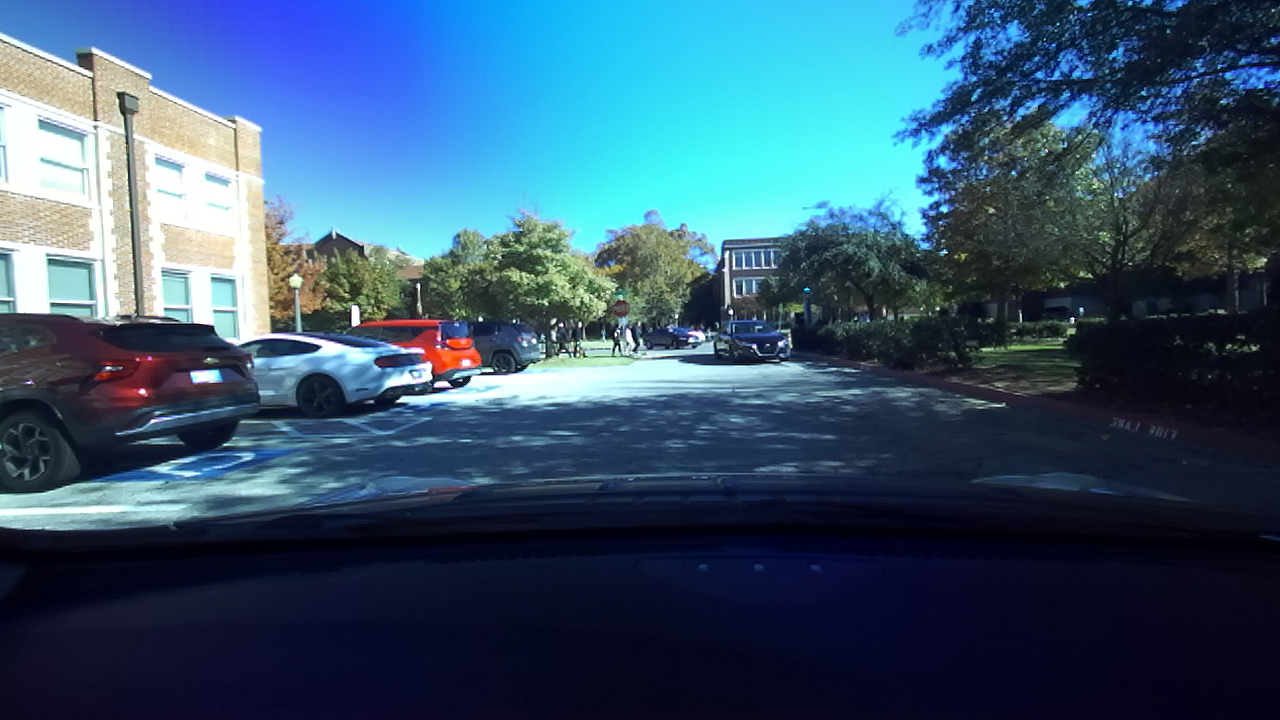
#> input picture Images/rame_020_lft.png, 1280 x 720 px, found by its file name
$ python main.py
#> lines starting #> are read from the running program, lines starting #| are printed output that depends on the picture; long printed decimals are rounded
### Triangulation.py
import cv2 as cv
import numpy as np
import json
from types import SimpleNamespace

class cameraConfig:
    def __init__(self):
        # Adjusted based on different specs of stereo cameras
        self.focal_length = 2.1
        self.distance_cameras = 120 # mm
        self.fov = 110 # in degrees(horizontal)

        self.blur_size = 5
        self.block_size = 5
        self.max_disparity = 64
# (1) Need to determine the image point of each frame(left and right) to get the disparity
# (2) Use the formula: depth = (focal_length * distance_cameras) / disparity
class Triangulation:
    def __init__(self):
        self.config = self.get_default_config()

    def get_default_config(self):
        return cameraConfig()

    def get_blur_level(self):
        blur_size = self.blur_size
        return (blur_size, blur_size)

    # Use Gaussian Blur to remove the noise
    def gaussian_blur(self, image):
        image = cv.GaussianBlur(image, self.get_blur_level, 0)
        return image

    ###################################################################################################
    # Image Rectification to reduces the 2D stereo Correspondence problem
    # To a 1D problem(To put two images into one epipolar line)
    ###################################################################################################

    # Obtain the strong features(points) of left and right images
    def img_rectification(self, left_image, right_image):
        # Store the left corners and right corners of input images, respectively
        left_corners = cv.goodFeaturesToTrack(left_image, maxCorners=50,
                                              qualityLevel=0.01, minDistance=10, blockSize=self.config.block_size,
                                              useHarrisDetector=True, k=0.04)
        right_corners = cv.goodFeaturesToTrack(right_image, maxCorners=50,
                                               qualityLevel=0.01, minDistance=10, blockSize=self.config.block_size,
                                               useHarrisDetector=True, k=0.04)
        # Use cornerSubpix to get precise pixel location
        left_corners = cv.cornerSubPix(left_image, left_corners, winSize=(5, 5), zeroZone=(-1, -1),
                                       criteria=(cv.TermCriteria_EPS + cv.TermCriteria_MAX_ITER, 100, 0.001))
        right_corners = cv.cornerSubPix(right_image, right_corners, winSize=(5,5), zeroZone=(-1, -1),
                                        criteria=(cv.TermCriteria_EPS + cv.TermCriteria_MAX_ITER, 100, 0.001))
        # Optical Flow function(if the input tested file is video or consecutive frame)
        # def optical_flow():

        return left_corners, right_corners

    # Calibrating the camera
    #def camera_calibration():

    # Find the fundamental matrix which encodes all aspects of the scene used to compute a rectification matrix
    def fundamental_matrix_calculation(self, left_corner_points, right_corner_points):
        F, mask = cv.findFundamentalMat(left_corner_points, right_corner_points, method=cv.FM_RANSAC,
                                     ransacReprojThreshold=3, confidence=0.99)
        inliers1 = left_corner_points[mask.ravel() == 1]
        inliers2 = right_corner_points[mask.ravel() == 1]
        return F, inliers1, inliers2

    ############## Need to Use epipolar constraint equations to determine if the resulted fundamental matrix is correct ###########
    # Epipolar constraint equations to determine the accuracy of fundamental matrix
    #def epipolar_constraint()


    # Calculate the disparity
    #def disparity_calculation(self, left_image, right_image):
        # Assign rows and columns to height and weight, respectively
        #height, width = left_image.shape

        # Iterate over each y(rows) of the input image
        #for y in range()

    # Calculate the depth
    # def depth_calculation():


### main.py
import cv2 as cv
import numpy as np
import matplotlib.pyplot as plt
import os
import Triangulation as tri


left_imgPath = r"/home/lintan/Depth-Estimation/Images/rame_020_lft.png"
right_imgPath = r"/home/lintan/Depth-Estimation/Images/frame_020_rgt.png"

left_image = cv.imread(left_imgPath, cv.IMREAD_GRAYSCALE)
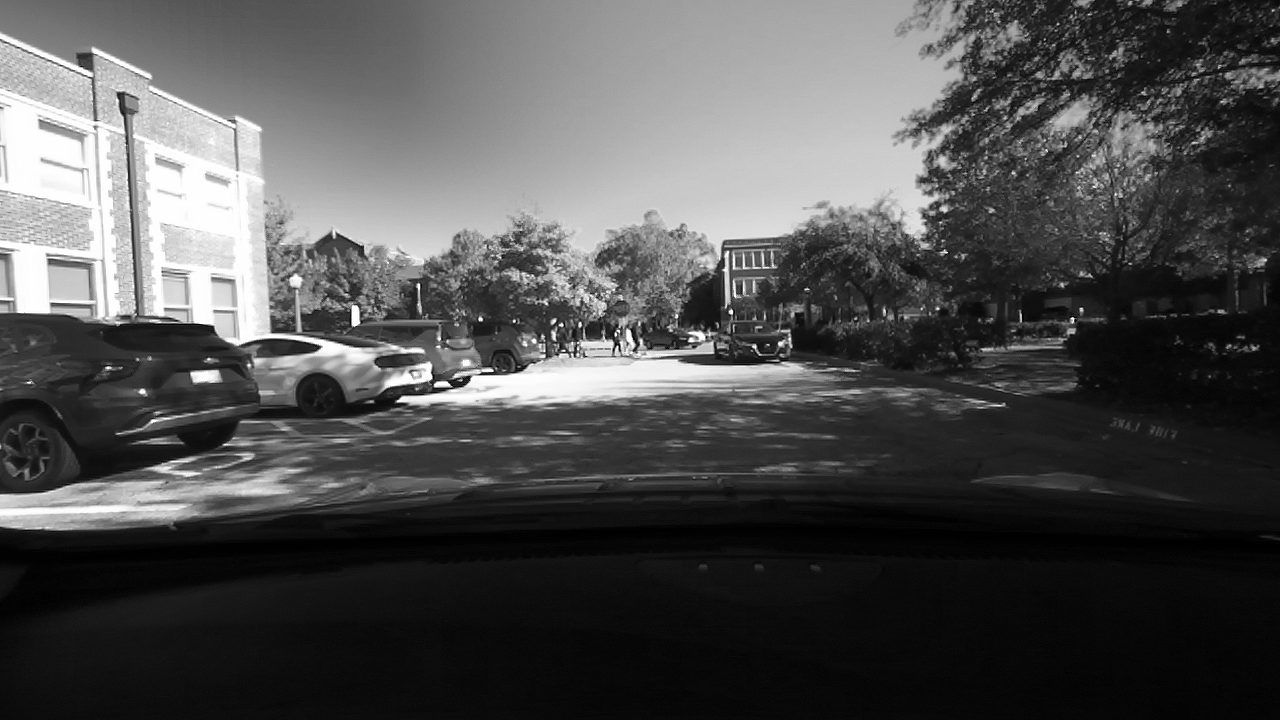
#> left_image: shape (720, 1280); min 0, max 255, mean 79.2
right_image = cv.imread(right_imgPath, cv.IMREAD_GRAYSCALE)
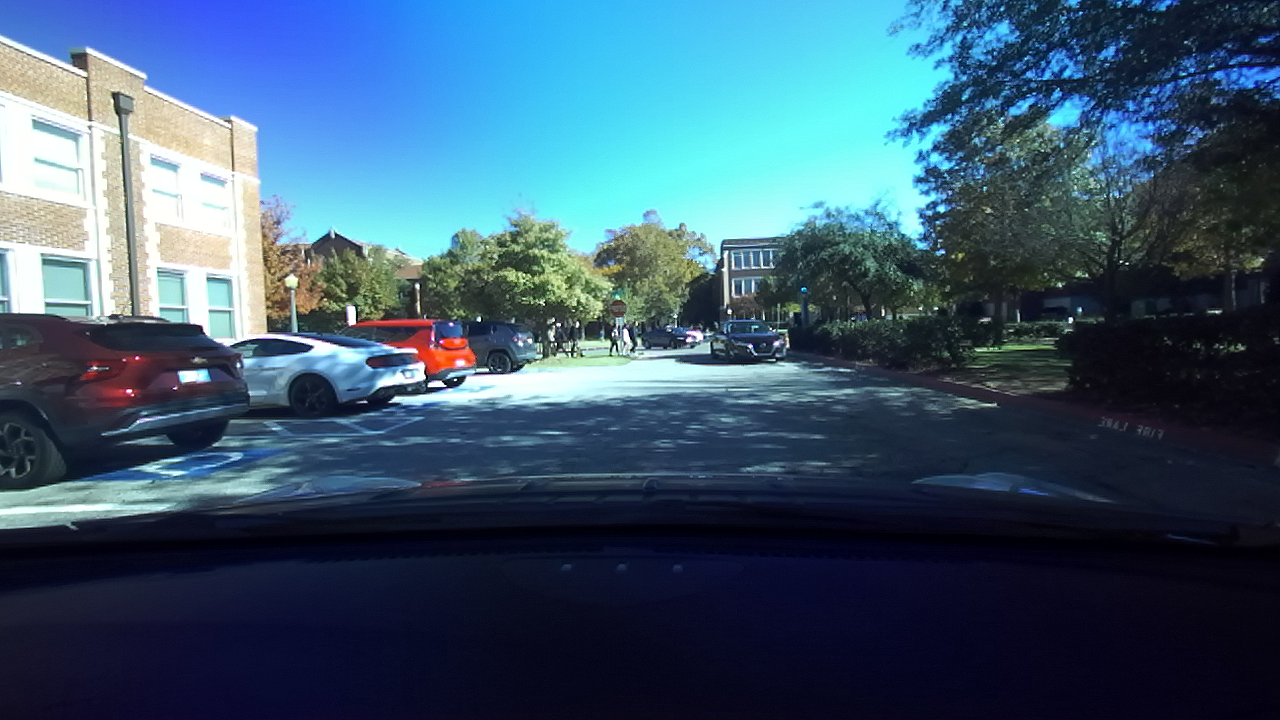
#> input picture Images/frame_020_rgt.png, 1280 x 720 px, found by its file name
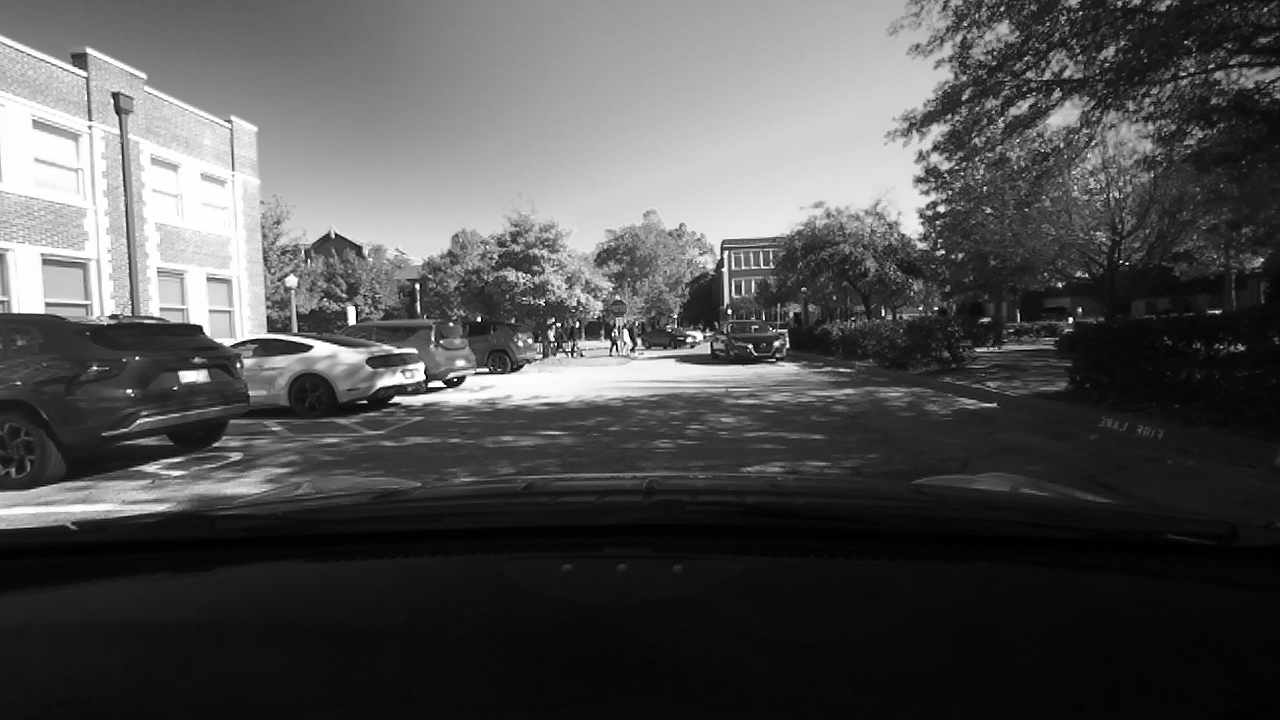
#> right_image: shape (720, 1280); min 0, max 255, mean 81.8

display = tri.Triangulation()
corners = display.img_rectification(left_image, right_image)
#> in img_rectification, `left_corners = cv.goodFeaturesToTrack(left_image, maxCorners=50, quali..`: left_corners = 50 rows, first 8: [1072, 319], [731, 312], [480, 319], [561, 324], [514, 321], [618, 345], [616, 334], [435, 385]
#> in img_rectification, `right_corners = cv.goodFeaturesToTrack(right_image, maxCorners=50, qua..`: right_corners = 50 rows, first 8: [479, 319], [558, 324], [455, 379], [444, 385], [429, 385], [569, 352], [729, 311], [1070, 318]
#> in img_rectification, `left_corners = cv.cornerSubPix(left_image, left_corners, winSize=(5, 5..`: left_corners = 50 rows, first 8: [1072.8, 316.6], [731.3, 312.2], [480.5, 319.9], [561.3, 324.2], [514.7, 321], [617.8, 343.2], [616.7, 329.6], [431.5, 383.3]
#> in img_rectification, `right_corners = cv.cornerSubPix(right_image, right_corners, winSize=(5..`: right_corners = 50 rows, first 8: [479.5, 320.6], [554.4, 321.7], [454.6, 377.2], [446.9, 387], [426, 385.6], [570.4, 352.5], [728.7, 311.1], [1071, 316.7]
left_corners, right_corners = corners
fundamental_matrix, inliers1, inliers2 = display.fundamental_matrix_calculation(left_corners, right_corners)
#> in fundamental_matrix_calculation, `F, mask = cv.findFundamentalMat(left_corner_points, right_corner_point..`: F = [[1.79e-08, 3.27e-07, -0.000111], [4.5e-07, 7.42e-06, -0.00266], [-0.000169, -0.00279, 1]]; mask = 50 values, max 1 at index 2, min 0 at index 0, mean 0.26
#> in fundamental_matrix_calculation, `inliers1 = left_corner_points[mask.ravel() == 1]`: inliers1 = 13 rows, first 8: [480.5, 319.9], [514.7, 321], [431.5, 383.3], [494, 373.6], [687.8, 341.3], [1080.9, 307.5], [452.7, 388.3], [322.1, 345.8]
#> in fundamental_matrix_calculation, `inliers2 = right_corner_points[mask.ravel() == 1]`: inliers2 = 13 rows, first 8: [454.6, 377.2], [426, 385.6], [1071, 316.7], [615.5, 342.7], [554.6, 342], [613, 333], [685.3, 339.8], [312, 347]
#> fundamental_matrix has the same summary as F in fundamental_matrix_calculation
print(fundamental_matrix)
#| [[ 1.78919327e-08  3.27435706e-07 -1.11395582e-04]
#|  [ 4.49842091e-07  7.41768637e-06 -2.65960622e-03]
#|  [-1.68985092e-04 -2.79172556e-03  1.00000000e+00]]
print(inliers1)
#| [[[ 480.4779   319.8652 ]]
#|  [[ 514.742  320.977]]
#|  [[ 431.489  383.265]]
#|  [[ 494.044  373.571]]
#|  [[ 687.766  341.2615 ]]
#|  [[1080.897    307.488]]
#|  [[ 452.699  388.303]]
#|  [[ 322.086  345.8143 ]]
#|  [[ 554.       339.     ]]
#|  [[ 725.2375   268.374]]
#|  [[ 730.7172   268.030]]
#|  [[ 706.181    335.182]]
#> (further printed lines are left out)
print(inliers2)
#| [[[ 454.619  377.233]]
#|  [[ 426.016  385.554]]
#|  [[1071.0344   316.6549 ]]
#|  [[ 615.4793   342.674]]
#|  [[ 554.617  342.043]]
#|  [[ 613.       333.     ]]
#|  [[ 685.316  339.796]]
#|  [[ 312.       347.     ]]
#|  [[ 239.808  362.089]]
#|  [[ 542.6747   357.386]]
#|  [[ 610.3896   355.399]]
#|  [[ 752.766  326.0651 ]]
#> (further printed lines are left out)
